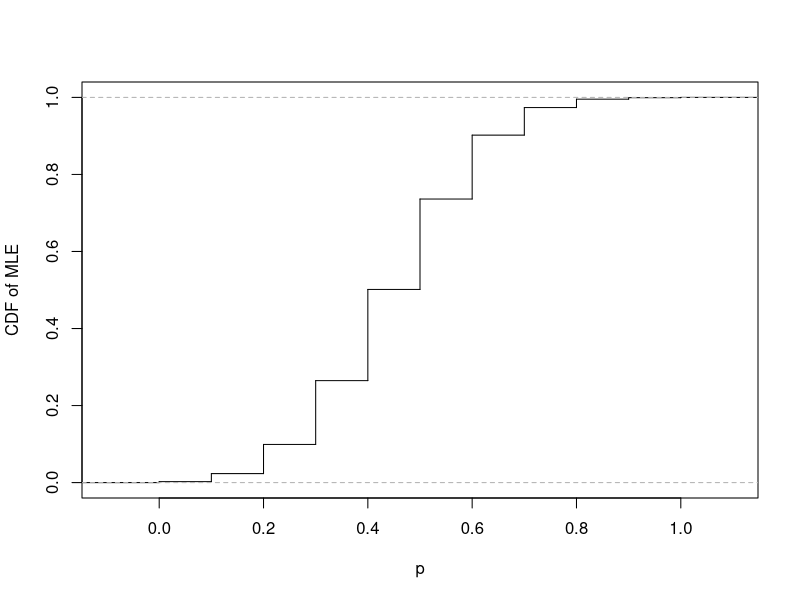
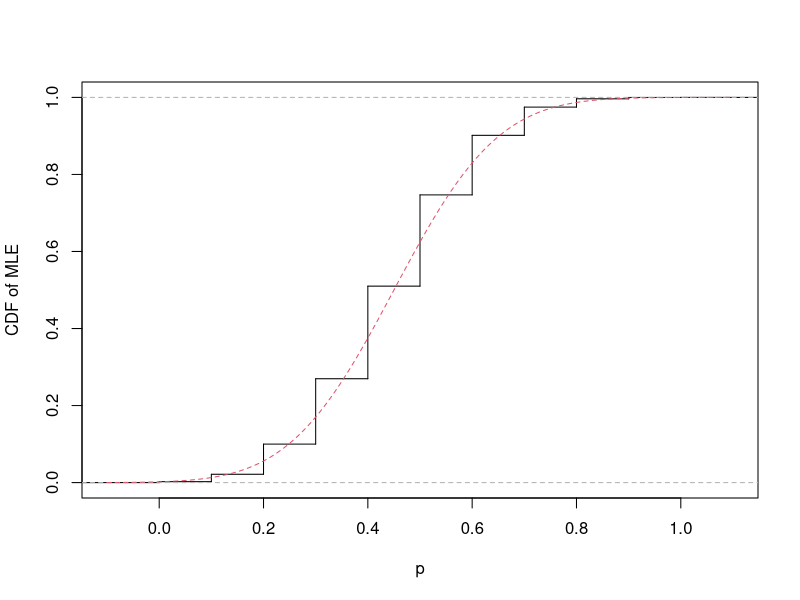
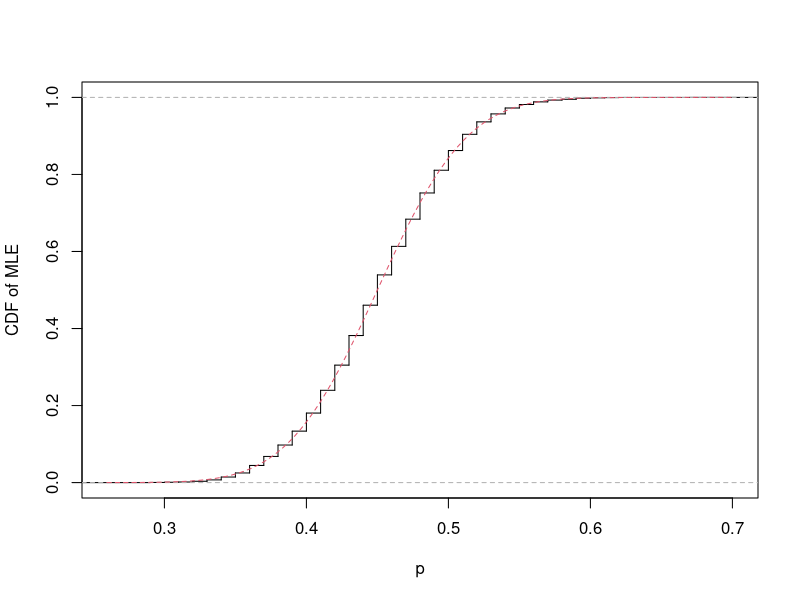
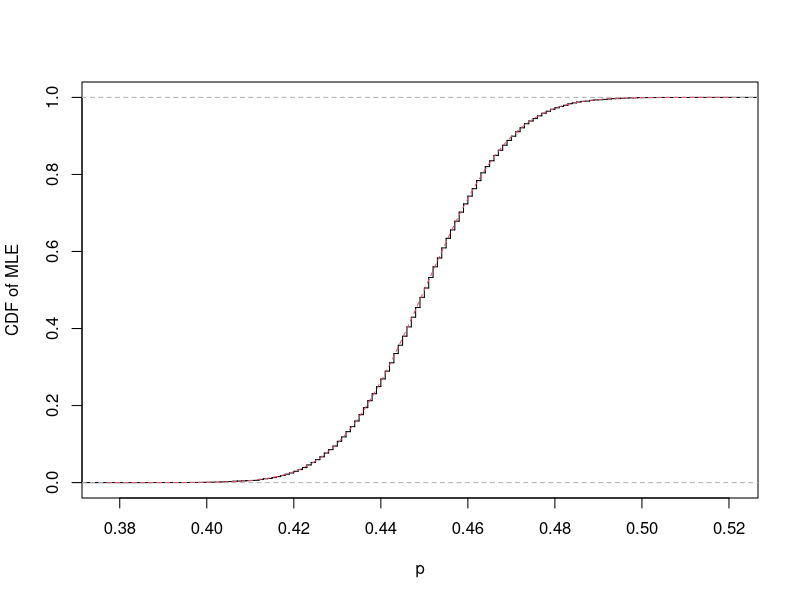

Write R code to recreate these figures, in order.
## ---- chunk 1
knitr::opts_knit$set(root.dir = '../datasets')
## ---- chunk 2
n <- 10
p <- 0.45
y_samples <- replicate(10000, rbinom(n, 1, p))
y_bar_samples <- apply(y_samples, 2, mean)
plot(ecdf(y_bar_samples), verticals = TRUE, do.points = FALSE, main = "",
     xlab = "p", ylab = "CDF of MLE")
## ---- chunk 3
n <- 10
p <- 0.45
y_samples <- replicate(10000, rbinom(n, 1, p))
y_bar_samples <- apply(y_samples, 2, mean)
plot(ecdf(y_bar_samples), verticals = TRUE, do.points = FALSE, main = "",
     xlab = "p", ylab = "CDF of MLE")
curve(pnorm(x, mean = p, sd = sqrt(p * (1 - p) / n)), add = TRUE,
      lty = 2, col = 2)
## ---- chunk 4
n <- 100
p <- 0.45
y_samples <- replicate(10000, rbinom(n, 1, p))
y_bar_samples <- apply(y_samples, 2, mean)
plot(ecdf(y_bar_samples), verticals = TRUE, do.points = FALSE, main = "",
     xlab = "p", ylab = "CDF of MLE")
curve(pnorm(x, mean = p, sd = sqrt(p * (1 - p) / n)), add = TRUE, 
      lty = 2, col = 2)
## ---- chunk 5
n <- 1000
p <- 0.45
y_samples <- replicate(10000, rbinom(n, 1, p))
y_bar_samples <- apply(y_samples, 2, mean)
plot(ecdf(y_bar_samples), verticals = TRUE, do.points = FALSE, main = "",
     xlab = "p", ylab = "CDF of MLE")
curve(pnorm(x, mean = p, sd = sqrt(p * (1 - p) / n)), add = TRUE,
      lty = 2, col = 2)
